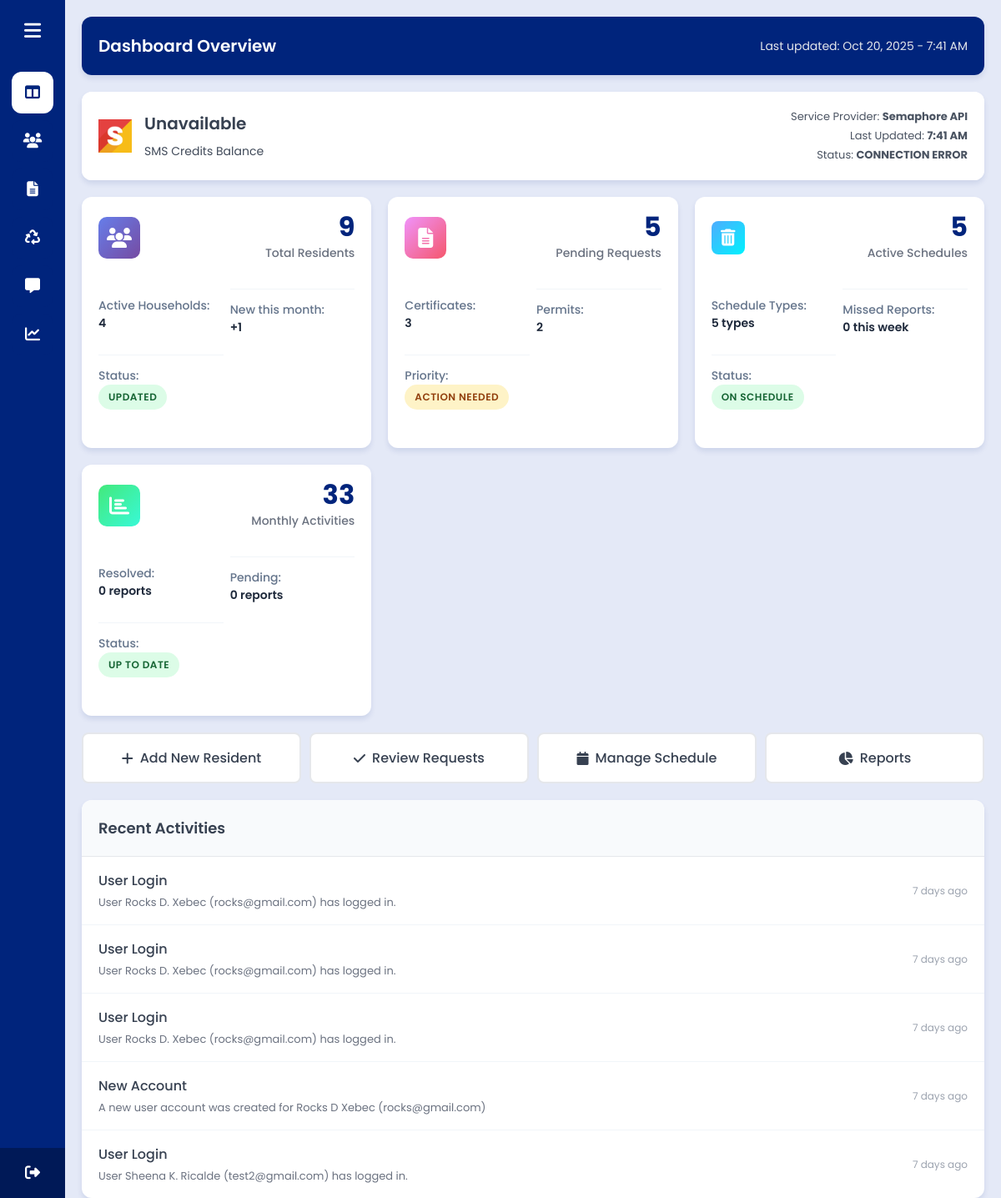
Before: /admin/index.php (signed in) with the older database file.
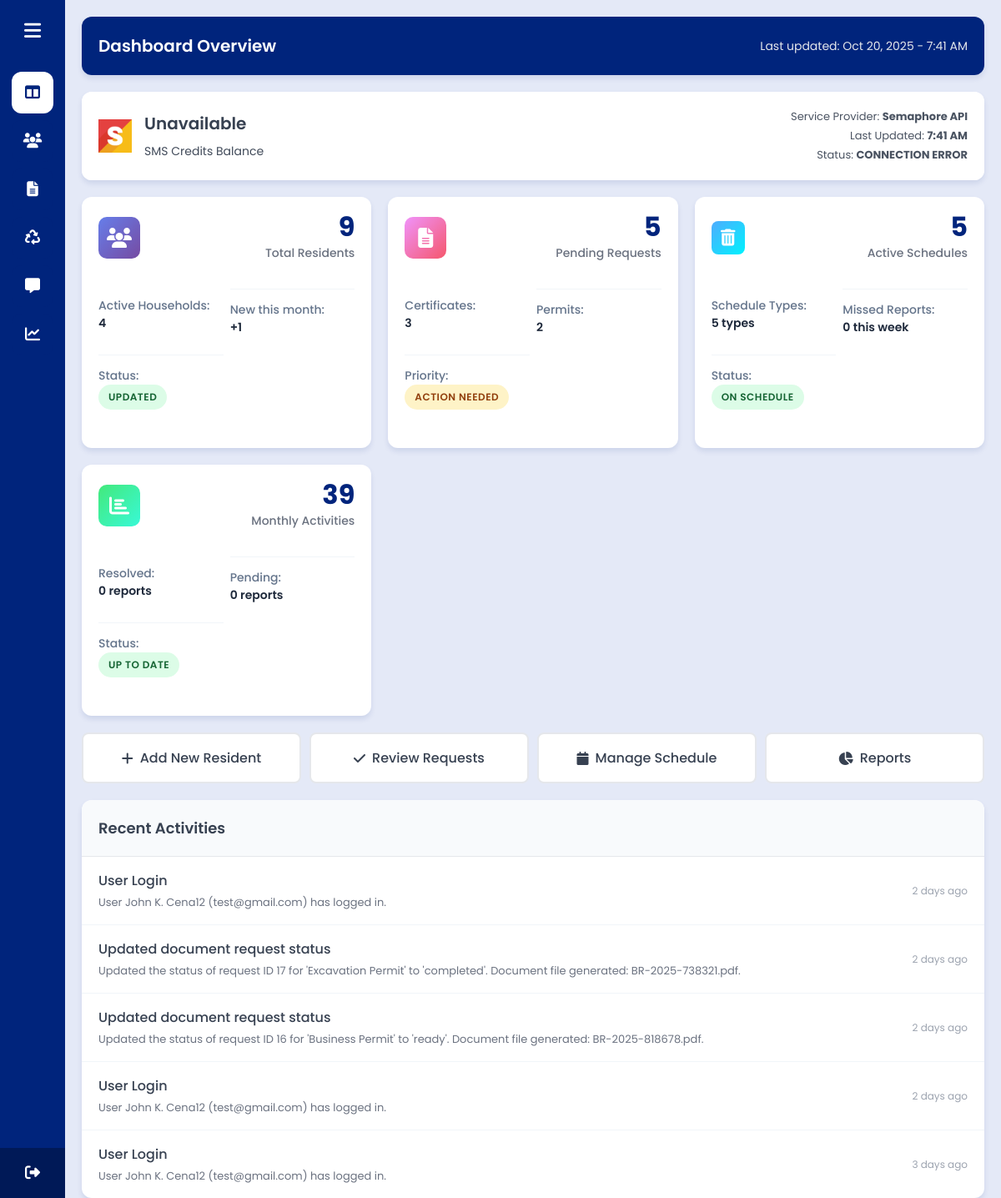
After: the same page with the newer database file.
### tables this page shows
CREATE TABLE `activity_logs` (
  `id` int(11) NOT NULL,
  `activity` varchar(255) NOT NULL,
  `description` varchar(255) NOT NULL,
  `created_at` datetime NOT NULL DEFAULT current_timestamp()
);

### admin/index.php (the view, shortened to what the changed rows need)
<?php
require_once("../conn/conn.php");
$credits_data = null;
?>
<!DOCTYPE html>
<html lang="en" dir="ltr">
<head>
    <?php include '../components/header_links.php'; ?>
    <?php include '../components/admin_side_header.php'; ?>
</head>
<body>
    <section class="home-section">
        <div class="table-container">
            <div class="table-header">
                <h2 class="table-title">Dashboard Overview</h2>
            </div>
        </div>
        <div class="table-container" style="background: #fff; margin-bottom: 20px;">
            <div class="table-header" style="background: #fff;">
                <div style="display: flex; align-items: center; gap: 15px;">
                    <div>
                        <h2 class="table-title" style="color: #374151;margin-bottom: 5px;">
                            <?php
                            if ($credits_data && isset($credits_data['credit_balance'])) {
                                echo number_format($credits_data['credit_balance'], 2);
                            } else {
                                echo 'Unavailable';
                            }
                            ?>
                        </h2>
                    </div>
                </div>
            </div>
        </div>
        <?php
        $currentMonth = date('Y-m');
        $activityLogsQuery = $conn->query("SELECT COUNT(*) as total FROM activity_logs
                                           WHERE DATE_FORMAT(created_at, '%Y-%m') = '$currentMonth'");
        $monthlyActivities = $activityLogsQuery->fetch_assoc()['total'];
        ?>
        <div class="dashboard-grid">
            <div class="dashboard-card">
                <div class="card-header">
                    <div class="card-info">
                        <h3 class="card-number"><?php echo $monthlyActivities; ?></h3>
                        <p class="card-title">Monthly Activities</p>
                    </div>
                </div>
            </div>
        </div>
        <div class="recent-section">
            <ul class="recent-list">
                <?php
                $stmt = $conn->prepare("SELECT activity, description, created_at
                                FROM activity_logs
                                ORDER BY created_at DESC
                                LIMIT 5");
                $stmt->execute();
                $result = $stmt->get_result();
                if ($result->num_rows > 0) {
                    while ($row = $result->fetch_assoc()) {
                        $createdAt = new DateTime($row["created_at"], new DateTimeZone('Asia/Manila'));
                        $now = new DateTime("now", new DateTimeZone('Asia/Manila'));
                        $diff = $now->diff($createdAt);
                        if ($diff->y > 0) {
                            $timeAgo = $diff->y . " year" . ($diff->y > 1 ? "s" : "") . " ago";
                        } elseif ($diff->m > 0) {
                            $timeAgo = $diff->m . " month" . ($diff->m > 1 ? "s" : "") . " ago";
                        } elseif ($diff->d > 0) {
                            $timeAgo = $diff->d . " day" . ($diff->d > 1 ? "s" : "") . " ago";
                        } elseif ($diff->h > 0) {
                            $timeAgo = $diff->h . " hour" . ($diff->h > 1 ? "s" : "") . " ago";
                        } elseif ($diff->i > 0) {
                            $timeAgo = $diff->i . " minute" . ($diff->i > 1 ? "s" : "") . " ago";
                        } else {
                            $timeAgo = "Just now";
                        }
                        ?>
                        <li class="recent-item">
                            <div class="item-info">
                                <h4 class="item-title"><?php echo htmlspecialchars($row["activity"]); ?></h4>
                                <p class="item-subtitle"><?php echo htmlspecialchars($row["description"]); ?></p>
                            </div>
                            <span class="item-time"><?php echo $timeAgo; ?></span>
                        </li>
                        <?php
                    }
                } else {
                    echo "<li class='recent-item'><div class='item-info'><p>No recent activities found</p></div></li>";
                }
                ?>
            </ul>
        </div>
    </section>
</body>
</html>

Changed rows visible on the page:
no longer on this page (row unchanged): activity_logs: activity "User Login", description "User Rocks D. Xebec (rocks@gmail.com) has logged in.", created_at "7 days ago"
no longer on this page (row unchanged): activity_logs: activity "User Login", description "User Rocks D. Xebec (rocks@gmail.com) has logged in.", created_at "7 days ago"
no longer on this page (row unchanged): activity_logs: activity "User Login", description "User Rocks D. Xebec (rocks@gmail.com) has logged in.", created_at "7 days ago"
no longer on this page (row unchanged): activity_logs: activity "New Account", description "A new user account was created for Rocks D Xebec (rocks@gmail.com)", created_at "7 days ago"
no longer on this page (row unchanged): activity_logs: activity "User Login", description "User Sheena K. Ricalde (test2@gmail.com) has logged in.", created_at "7 days ago"
added activity_logs: activity "User Login", description "User John K. Cena12 (test@gmail.com) has logged in.", created_at "2 days ago"
added activity_logs: activity "Updated document request status", description "Updated the status of request ID 17 for 'Excavation Permit' to 'completed'. Document file generated: BR-2025-738321.pdf.", created_at "2 days ago"
added activity_logs: activity "Updated document request status", description "Updated the status of request ID 16 for 'Business Permit' to 'ready'. Document file generated: BR-2025-818678.pdf.", created_at "2 days ago"
added activity_logs: activity "User Login", description "User John K. Cena12 (test@gmail.com) has logged in.", created_at "2 days ago"
added activity_logs: activity "User Login", description "User John K. Cena12 (test@gmail.com) has logged in.", created_at "3 days ago"
Other visible differences:
$monthlyActivities: "33" → "39"
